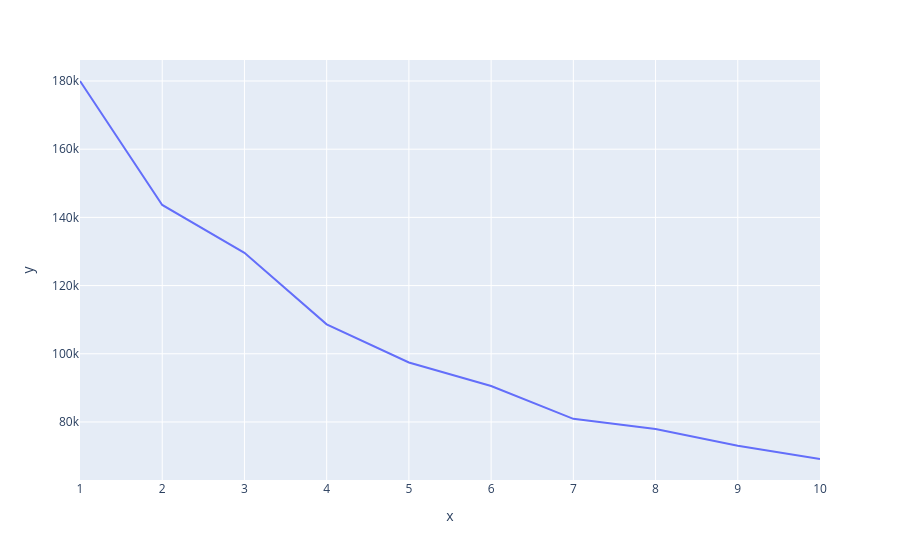

Write notebook code for a chart like this one.
### Code cell
grafico = px.line(x=range(1, 11), y=wcss)
grafico.show()

### Figure 1 — Plotly figure (JSON) as saved in the notebook; plotly's stock layout.template omitted (floating-point values rounded to 4 significant figures)
{"data": [{"hovertemplate": "x=%{x}<br>y=%{y}<extra></extra>", "legendgroup": "", "line": {"color": "#636efa", "dash": "solid"}, "marker": {"symbol": "circle"}, "mode": "lines", "name": "", "orientation": "v", "showlegend": false, "type": "scatter", "x": [1, 2, 3, 4, 5, 6, 7, 8, 9, 10], "xaxis": "x", "y": [180000.0, 143600.0, 129600.0, 108600.0, 97430.0, 90520.0, 80910.0, 77900.0, 73010.0, 69130.0], "yaxis": "y"}], "layout": {"legend": {"tracegroupgap": 0}, "margin": {"t": 60}, "xaxis": {"anchor": "y", "domain": [0, 1], "title": {"text": "x"}}, "yaxis": {"anchor": "x", "domain": [0, 1], "title": {"text": "y"}}}}
